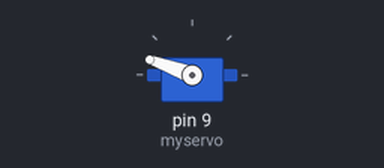
This sketch was run on a simulated Arduino Uno, built with avr-gcc and run on an emulated ATmega328P. Parts: servo. What the sketch prints to the serial monitor is not drawn.

Above: at 0.15 s.
At 9.57 s:
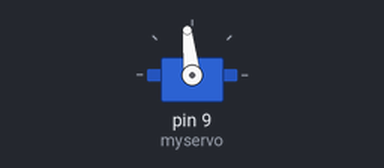
At 19.87 s:
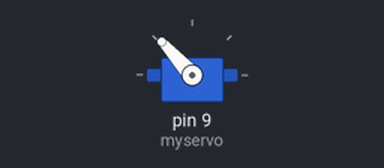
At 39.61 s:
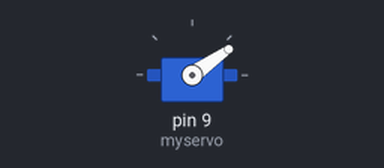
Timing chart, 0 to 40.0 s (numbered marks = the images above):
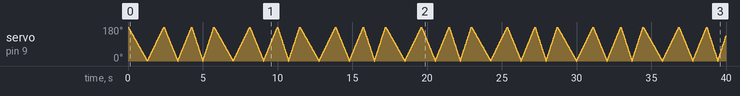

The sketch:

servo_notched_wheel_test.ino
```cpp
#include <Servo.h>
/* Nb notches for 360 degrees */
#define NOTCHES 154
#define REF_TONE 60
#define HALF_TONE_RATIO 1.0595
#define TONE_RATIO 1.1225 // half_tone^2

float NOTCHES_PER_DEGREE = NOTCHES / 360.0;
Servo myservo;  // create servo object to control a servo
int freq_to_delay(float freq) {
  return ((float)NOTCHES_PER_DEGREE / freq) * 1000;
}

void  play_push(float freq) {
  for (int pos = 0; pos <= 180; pos += 1) { // goes from 0 degrees to 180 degrees
    myservo.write(pos);              // tell servo to go to position in variable 'pos'
    delay(freq_to_delay(freq));            // waits 15ms for the servo to reach the position
  }
}

void  play_pull(float freq) {
  for (int pos = 180; pos >= 0; pos -= 1) { // goes from 180 degrees to 0 degrees
    myservo.write(pos);              // tell servo to go to position in variable 'pos'
    delay(freq_to_delay(freq));            // waits 15ms for the servo to reach the position
  }
}


//int pos = 0;    // variable to store the servo position
float DO = REF_TONE;
float RE = REF_TONE * TONE_RATIO;
float MI = RE * TONE_RATIO;
float FA = MI * HALF_TONE_RATIO;
float SOL = FA * TONE_RATIO;
float LA = SOL * TONE_RATIO;
void setup() {
  myservo.attach(9);  // attaches the servo on pin 9 to the servo object
  Serial.begin(9600);
}

void loop() {
  Serial.print(freq_to_delay(DO));
  Serial.print(freq_to_delay(RE));
  Serial.print(freq_to_delay(MI));
  Serial.print(freq_to_delay(FA));
  Serial.print(freq_to_delay(SOL));
  play_pull(DO);
  play_push(RE);
  play_pull(MI);
  play_push(FA);
  play_pull(SOL);
  play_push(LA);
}
```
